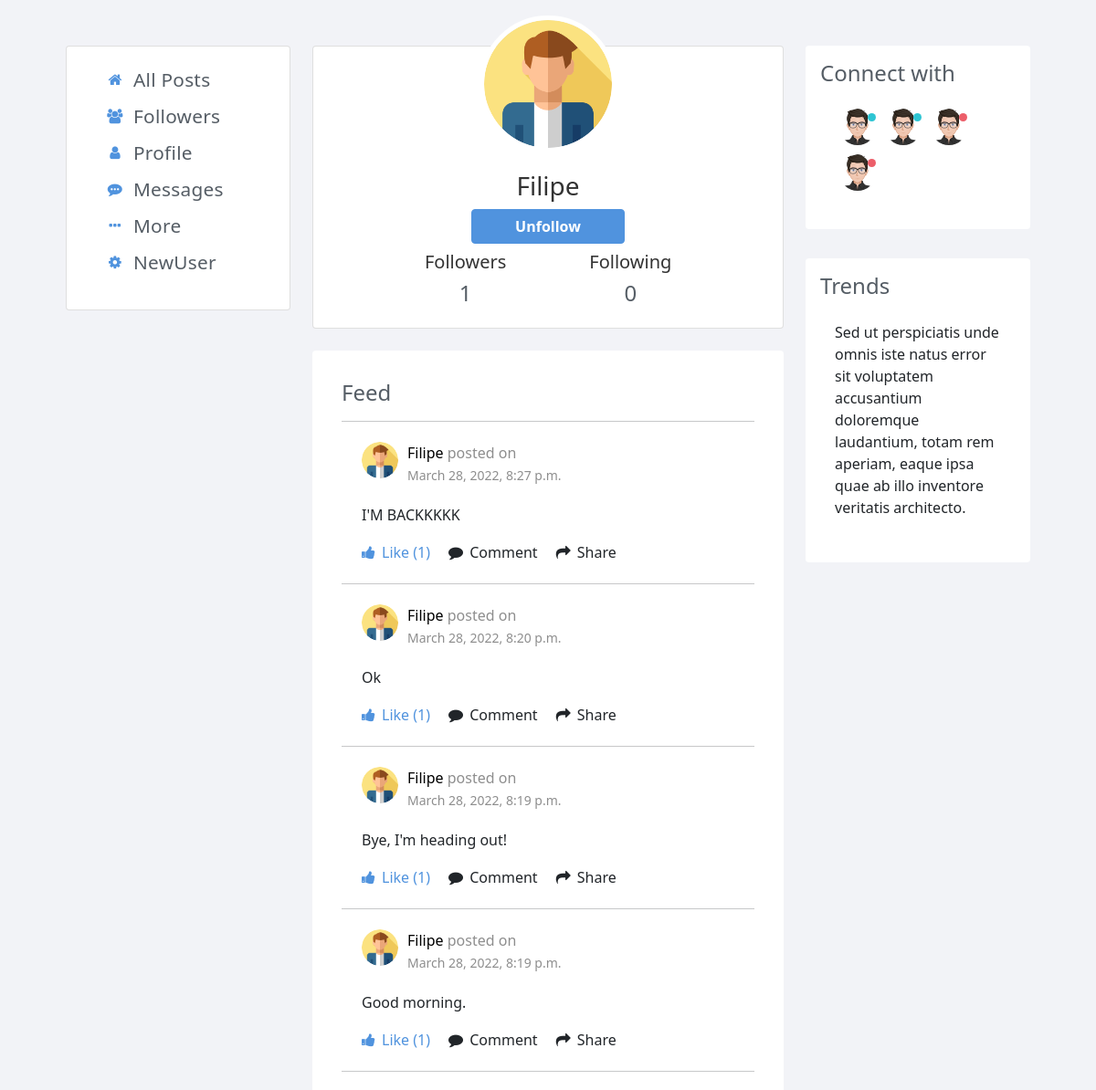
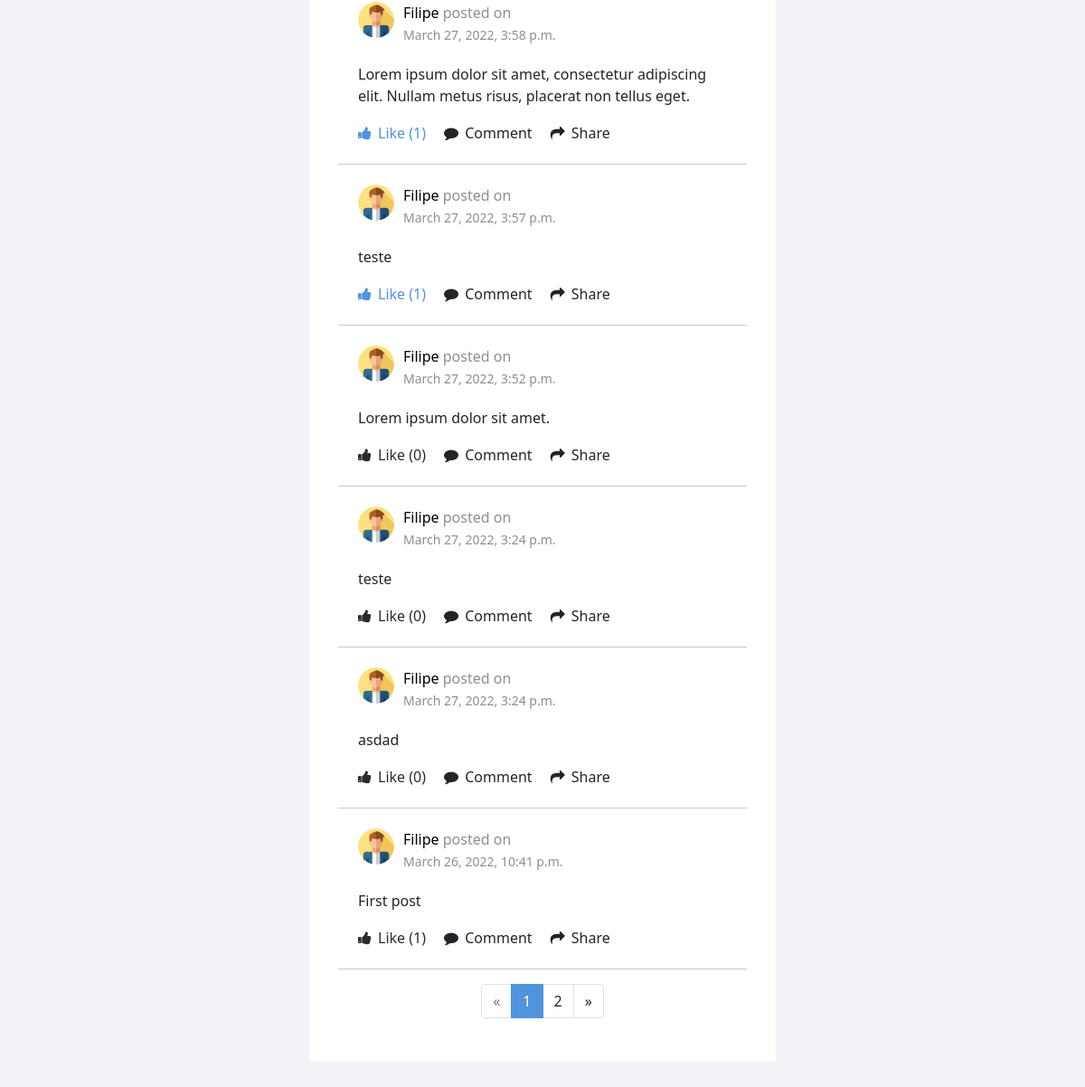
Screenshot of /u/Filipe (signed in) with the database file from the repository (2 pictures, top to bottom).
### network/models.py (models this page shows, shortened)
class User(AbstractUser):
    pass

class Post(models.Model):
    user = models.ForeignKey(User, on_delete=models.CASCADE, related_name="user_id")
    content = models.CharField(max_length=300, null=True, blank=True)
    timestamp = models.DateTimeField(auto_now_add=True)

### network/views.py (the view)
# urls.py: path('u/<username>', views.profile, name="profile"),
def profile(request, username):
    is_following=False
    profile_user = User.objects.get(username__iexact=username) #iexact ignores the lower and upper cases
    posts = Post.objects.filter(
            user=profile_user.id).order_by('-timestamp')
    total_following = Follow.objects.filter(
        follower=profile_user).count()
    total_followers = Follow.objects.filter(
        following=profile_user).count()
    if request.user.is_authenticated:
        logged_user = request.user.id
        if Follow.objects.filter(
        follower=request.user.id, following=profile_user).count() == 1:
            is_following=True
    user_liked_posts = Like.objects.filter(
            user_id=request.user.id).values_list('post_id', flat=True)
    post_num_like = {}
    if len(posts) > 0:
        for post in posts:
            post_num_like.update({post.id: Like.objects.filter(
        post=post.id).count()})
    paginator = Paginator(posts, 10)
    page_number = request.GET.get('page', 1)
    pages = paginator.get_page(page_number)
    return render(request, "network/profile.html", {
        "posts_pages": pages,
        "profile_user": profile_user,
        "is_following": is_following,
        "total_following": total_following,
        "total_followers": total_followers,
        "self_user_id":request.user.id,
        "post_num_likes": post_num_like,
        "user_liked_posts": user_liked_posts
    })

### network/templates/network/profile.html (shortened to what this page needs)
{% extends "network/layout.html" %}
{% load static %}
{% load custom_tags%}
{% block body %}
<div class="page-inner no-page-title" id="profile_page">
    <div id="main-wrapper">
        <div class="row">
            <div class="col-lg-5 col-xl-3">
                <div class="card mb-3">
                    <div class="card-body">
                        <ul class="nav-main" id="navbar">
                            {% if user.is_authenticated %}
                            <li class="nav-main-item">
                                <a class="nav-main-link" href="{% url 'index' %}">
                                    <i class="nav-main-link-icon fa fa-home"></i>
                                    <span class="nav-main-link-name">All Posts</span>
                                </a>
                            </li>
                            <li class="nav-main-item">
                                <a class="nav-main-link" href="{% url 'following' %}">
                                    <i class="nav-main-link-icon fa fa-users"></i>
                                    <span class="nav-main-link-name">Followers</span>
                                </a>
                            </li>
                            <li class="nav-main-item">
                                <a class="nav-main-link" href="{% url 'profile' user%}">
                                    <i class="nav-main-link-icon fa fa-user"></i>
                                    <span class="nav-main-link-name">Profile</span>
                                </a>
                            </li>
                            <li class="nav-main-item">
                                <a class="nav-main-link" href="">
                                    <i class="nav-main-link-icon fa fa-commenting"></i>
                                    <span class="nav-main-link-name">Messages</span>
                                </a>
                            </li>
                            <li class="nav-main-item">
                                <a class="nav-main-link" href="#">
                                    <i class="nav-main-link-icon fa fa-ellipsis-h"></i>
                                    <span class="nav-main-link-name">More</span>
                                </a>
                            </li>
                             <li class="nav-main-item" type="button" id="dropdownMenu2" data-bs-toggle="dropdown" aria-expanded="false">
                                <a class="nav-main-link" href="#">
                                    <i class="nav-main-link-icon fa fa-cog"></i>
                                    <span class="nav-main-link-name">{{ user.username }}</span>
                                </a>
                            </li>
                            {% endif %}
                    </div>
                </div>
            </div>
            <div class="col-lg-7 col-xl-6">
                <div class="card social-prof mb-4">
                    <div class="card-body">
                        <div class="wrapper">
                            <img src="{% static 'network/img/user-'%}{{ profile_user }}.png" alt="User Profile Picture" class="user-profile">
                            <h3 class="card-title mb-0">{{profile_user}}</h3>
                            {% if self_user_id != profile_user.id %}
                                {% if is_following %}
                                <button class="btn btn-blue col-6 mt-2" id="unfollow" onclick="follow_unfollow({{profile_user.id}})" type="button">Unfollow</button>
                                {% else %}
                                <button class="btn btn-blue col-6 mt-2" id="follow" onclick="follow_unfollow({{profile_user.id}})" type="button">Follow</button>
                                <button class="btn btn-blue col-6 mt-2 d-none" id="unfollow" onclick="follow_unfollow({{profile_user.id}})" type="button">Unfollow</button>
                                {% endif %}
                            {% endif %}
                            <div class="mt-2">
                                <div class="row">
                                    <div class="col-md-6 col-lg-6"><h5>Followers</h5></div>
                                    <div class="col-md-6 col-lg-6"><h5>Following</h5></div>
                                    <div class="col-md-6"><h4 id="total_followers">{{total_followers}}</h4></div>
                                    <div class="col-md-6"><h4 id="total_following">{{total_following}}</h4></div>
                                </div>
                            </div>
                        </div>
                    </div>
                </div>
                <div class="card card-white grid-margin">
                    <div class="card-body">
                        <h4>Feed</h4>
                        <div class="profile-timeline">
                            <ul class="list-unstyled">
                                {% for post in posts_pages %}
                                <li class="timeline-item" id="post_{{post.id}}">
                                    <div class="card card-white card-no-padding">
                                        <div class="card-body">
                                            <div class="timeline-item-header">
                                                <img src="{% static 'network/img/user-'%}{{ post.user }}.png">
                                                    <p><a class="a_user" href="{% url 'profile' post.user %}">{{post.user}}</a> <span>posted on</span></p>
                                                <small>{{post.timestamp}}</small>
                                            </div>
                                            <div class="timeline-item-post">
                                                <p>{{post.content}}</p>
                                                <div class="timeline-options">
                                                    {% if post.id in user_liked_posts%}
                                                        <a class="like_btn active" id="{{post.id}}"><i class="fa fa-thumbs-up"></i> Like <span id="likes_{{post.id}}">({{post_num_likes|lookup:post.id}})</span></a>
                                                    {% else %}
                                                        <a class="like_btn" id="{{post.id}}"><i class="fa fa-thumbs-up"></i> Like <span id="likes_{{post.id}}">({{post_num_likes|lookup:post.id}})</span></a>
                                                    {% endif %}
                                                    <a><i class="fa fa-comment"></i> Comment</a>
                                                    <a><i class="fa fa-share"></i> Share</a>
                                                </div>
                                            </div>
                                        </div>
                                    </div>
                                </li>
                                <hr style="margin-bottom: 0px;margin-top: 0px;">
                                {% endfor %}
                            </ul>
                        </div>
                        {% if posts_pages.has_other_pages %}
                            <ul class="pagination justify-content-center">
                        {% if posts_pages.has_previous %}
                            <li class="page-item"><a class="page-link" href="?page={{ posts_pages.previous_page_number }}">«</a></li>
                        {% else %}
                            <li class="page-item disabled"><a class="page-link"><span>«</span></a></li>
                        {% endif %}
                        {% for i in posts_pages.paginator.page_range %}
                            {% if posts_pages.number == i %}
                            <li class="page-item active"><a class="page-link">{{ i }} <span class="page-link sr-only">(current)</span></a></li>
                            {% else %}
                            <li class="page-item"><a class="page-link" href="?page={{ i }}">{{ i }}</a></li>
                            {% endif %}
                        {% endfor %}
                        {% if posts_pages.has_next %}
                            <li class="page-item"><a class="page-link" href="?page={{ posts_pages.next_page_number }}">»</a></li>
                        {% else %}
                            <li class="page-item disabled"><a class="page-link"><span>»</span></a></li>
                        {% endif %}
                            </ul>
                        {% endif %}
                    </div>
                </div>
            </div>
            <div class="col-lg-12 col-xl-3">
                {% if user.is_authenticated %}
                <div class="card card-white grid-margin">
                    <div class="card-heading clearfix">
                        <h4 class="card-title">Connect with</h4>
                    </div>
                    <div class="card-body">
                         <div class="team">
                            <div class="team-member">
                                <div class="online on"></div>
                                <img src="{% static 'network/img/'%}avatar7.png" alt="" />
                            </div>
                            <div class="team-member">
                                <div class="online on"></div>
                                <img src="{% static 'network/img/'%}avatar7.png" alt="" />
                            </div>
                            <div class="team-member">
                                <div class="online off"></div>
                                <img src="{% static 'network/img/'%}avatar7.png" alt="" />
                            </div>
                            <div class="team-member">
                                <div class="online off"></div>
                                <img src="{% static 'network/img/'%}avatar7.png" alt="" />
                            </div>
                        </div>
                    </div>
                </div>
                {% endif %}
                    <div class="card card-white grid-margin">
                        <div class="card-heading clearfix">
                            <h4 class="card-title">Trends</h4>
                        </div>
                        <div class="card-body">
                            <p>Sed ut perspiciatis unde omnis iste natus error sit voluptatem accusantium doloremque laudantium, totam rem aperiam, eaque ipsa quae ab illo inventore veritatis architecto.</p>
                        </div>
                    </div>
                </div>
            </div>
        </div>
    </div>
</div>
{% endblock %}

### rows the page displays
User: username "NewUser"
User: username (picture), username "Filipe"
Post: user (picture), user "Filipe", timestamp "March 28, 2022, 8:27 p.m.", content "I'M BACKKKKK", id "1"
Post: user (picture), user "Filipe", timestamp "March 28, 2022, 8:20 p.m.", content "Ok", id "1"
Post: user (picture), user "Filipe", timestamp "March 28, 2022, 8:19 p.m.", content "Bye, I'm heading out!", id "1"
Post: user (picture), user "Filipe", timestamp "March 28, 2022, 8:19 p.m.", content "Good morning.", id "1"
Post: user (picture), user "Filipe", timestamp "March 27, 2022, 3:58 p.m.", content "Lorem ipsum dolor sit amet, consectetur adipiscing elit. Nullam metus risus, placerat non tellus eget.", id "1"
Post: user (picture), user "Filipe", timestamp "March 27, 2022, 3:57 p.m.", content "teste", id "1"
Post: user (picture), user "Filipe", timestamp "March 27, 2022, 3:52 p.m.", content "Lorem ipsum dolor sit amet.", id "0"
Post: user (picture), user "Filipe", timestamp "March 27, 2022, 3:24 p.m.", content "teste", id "0"
Post: user (picture), user "Filipe", timestamp "March 27, 2022, 3:24 p.m.", content "asdad", id "0"
Post: user (picture), user "Filipe", timestamp "March 26, 2022, 10:41 p.m.", content "First post", id "1"

### other values shown
{{ total_followers }} "1"
{{ total_following }} "0"
{{ i }} "1"
{{ i }} "2"
